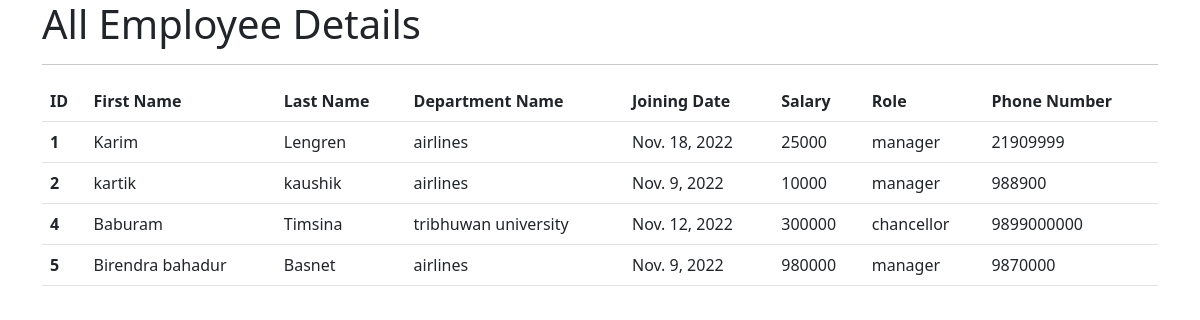
The app's page /all_emp with its own data.
### emp_app/models.py (models this page shows, shortened)
class Employees(models.Model):
    first_name = models.CharField(max_length=30)
    last_name = models.CharField(max_length=30)
    Dept_name = models.ForeignKey(Department, on_delete=models.CASCADE)
    joining_date = models.DateField()
    salary = models.IntegerField()
    role = models.ForeignKey(Role,on_delete=models.CASCADE)
    phone = models.IntegerField(default=0)
    def __str__(self):
        return "%s  %s , %s" %(self.first_name, self.last_name, self.phone)

class Department(models.Model):
    name = models.CharField(max_length=100,null=False)
    location = models.CharField(max_length=100)
    def __str__(self):
        return self.name

class Role(models.Model):
    name = models.CharField(max_length=100, null=False)

### emp_app/views.py (the view)
# urls.py: path('all_emp',views.all_emp, name='all_emp'),
def all_emp(request):
    emps = Employees.objects.all()
    context ={
        'emps' :emps
    }
    print(context)
    return render(request, 'view_all_emp.html',context)

### emp_app/templates/view_all_emp.html (shortened to what this page needs)
<!doctype html>
<html >
  <head>
    <link rel="stylesheet" href="https://cdn.jsdelivr.net/npm/bootstrap@5.2.2/dist/css/bootstrap.rtl.min.css">
   </head>
  <body>
    <div class="container">
        <h1>All Employee Details</h1>
        <hr>
        <table class="table">
            <thead>
              <tr>
                <th scope="col">ID</th>
                <th scope="col">First Name</th>
                <th scope="col">Last Name</th>
                <th scope="col">Department Name</th>
                <th scope="col">Joining Date</th>
                <th scope="col">Salary</th>
                <th scope="col">Role</th>
                <th scope="col">Phone Number</th>
              </tr>
            </thead>
            {% for emp in emps%}
            <tbody>
              <tr>
                <th scope="row">{{emp.pk}}</th>
                <td>{{emp.first_name}}</td>
                <td>{{emp.last_name}}</td>
                <td>{{emp.Dept_name}}</td>
                <td>{{emp.joining_date}}</td>
                <td>{{emp.salary}}</td>
                <td>{{emp.role.name}}</td>
                <td>{{emp.phone}}</td>
              </tr>
            </tbody>
             {% endfor %}
          </table>
      </div>
  </body>
</html>

### records on screen
Employees: pk "1", first_name "Karim", last_name "Lengren", Dept_name "airlines", joining_date "Nov. 18, 2022", salary "25000", role.name "manager", phone "21909999"
Employees: pk "2", first_name "kartik", last_name "kaushik", Dept_name "airlines", joining_date "Nov. 9, 2022", salary "10000", role.name "manager", phone "988900"
Employees: pk "4", first_name "Baburam", last_name "Timsina", Dept_name "tribhuwan university", joining_date "Nov. 12, 2022", salary "300000", role.name "chancellor", phone "9899000000"
Employees: pk "5", first_name "Birendra bahadur", last_name "Basnet", Dept_name "airlines", joining_date "Nov. 9, 2022", salary "980000", role.name "manager", phone "9870000"
